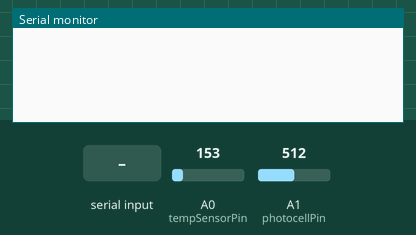
Bench run of a sketch on a simulated Arduino Uno, built with avr-gcc and run on an emulated ATmega328P. Parts: the last lines printed to the serial monitor. The test bench sets the inputs (shaded band); at power-on: A0 (tempSensorPin) = 153, A1 (photocellPin) = 512.

Above: at 1.2 s.
1.3 s: "<t>" received over Serial
At 2.5 s:
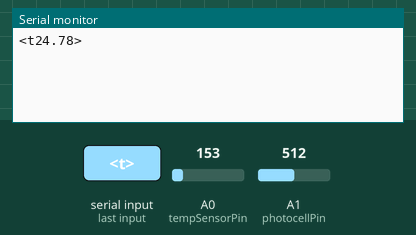
2.8 s: "<b>" received over Serial
At 3.8 s:
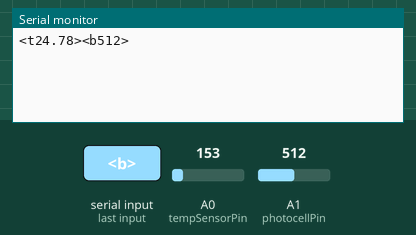

The sketch:

Board1UNO.ino
```cpp
// This will run on board 1 (UNO), connected to board 2 only
// Read temperature and light sensors and relay data over UART serial line to board 2 when prompted

const long baud = 115200;

// Sensor pins
const int tempSensorPin = 0;
const int photocellPin = 1;

// Message framing
const char startChar = '<';
const char endChar = '>';


void setup() {
  Serial.begin(baud);
}

void loop() {
  if (Serial.available() > 0) {
    char pcChar = Serial.read();

    switch (pcChar) {
      case 't':
        {
          float temp = tempReading();
          Serial.print(startChar);
          Serial.print('t');
          Serial.print(tempReading(), 2);
          Serial.print(endChar);
          break;
        }
      case 'b':
        {
          int brightness = brightnessReading();
          Serial.print(startChar);
          Serial.print('b');
          Serial.print(brightnessReading());
          Serial.print(endChar);
          break;
        }
    }
  }
}


float tempReading() {
  int reading = analogRead(tempSensorPin);

  float voltage = reading * 5.0;
  voltage /= 1023;

  return (voltage - 0.5) * 100;
}

int brightnessReading() {
  int reading = analogRead(photocellPin);
  return reading;
}
```

Measured:
- after the input at 1.3 s, the serial monitor: prints a new line at once (image 1)
- after the input at 2.8 s, the serial monitor: prints a new line at once (image 2)
